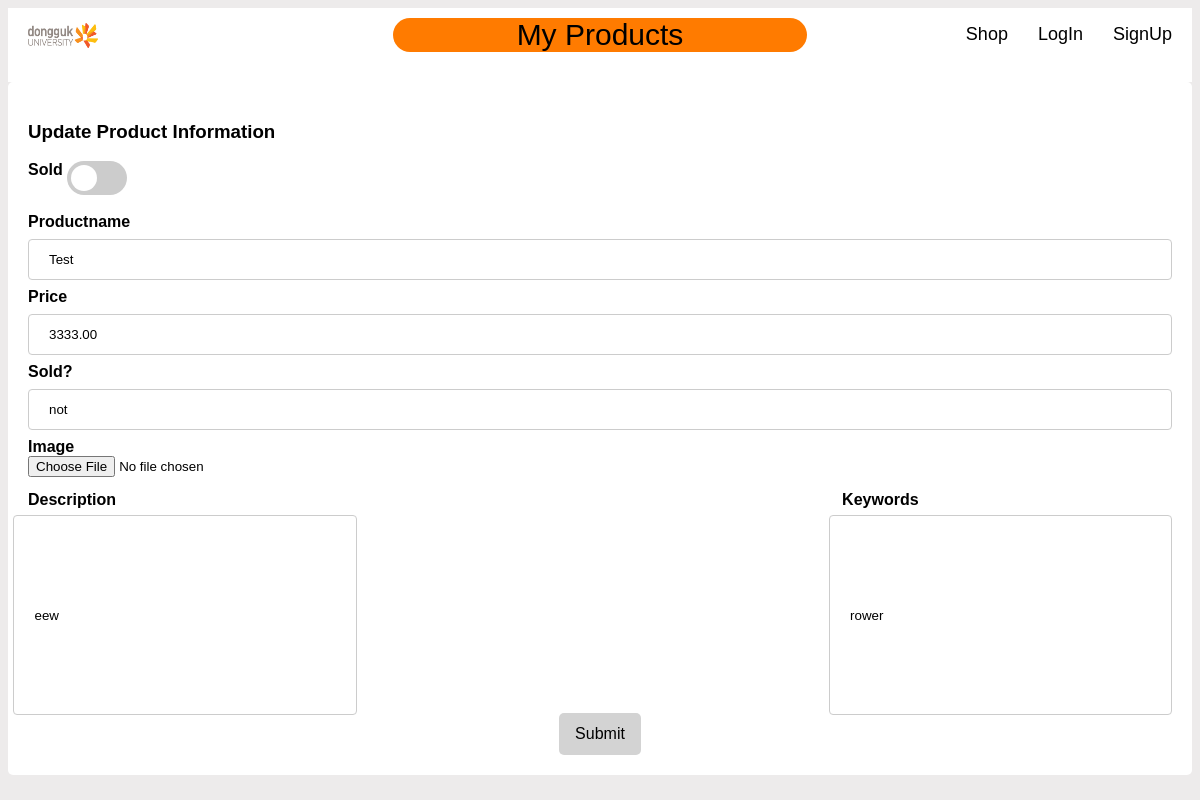
Before: /edit-product/1 with the older database file.
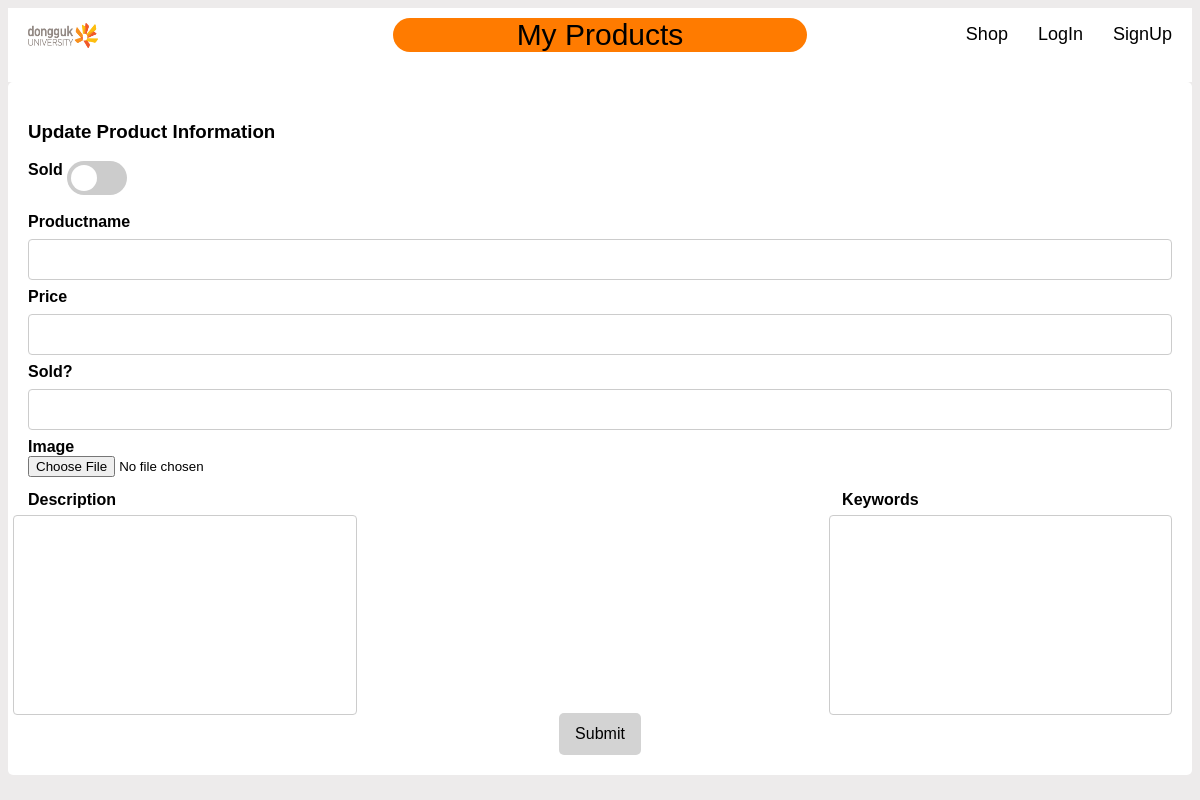
After: the same page with the newer database file.
### website/models.py (models this page shows, shortened)
class products(db.Model):
    id = db.Column(db.Integer, primary_key=True)
    name = db.Column(db.String(80), nullable=False)
    price = db.Column(db.Numeric(10,2), nullable=False)
    keywords = db.Column(db.String(200), nullable=False)
    description = db.Column(db.Text, nullable=False)
    sold = db.Column(db.String(80), nullable=True)
    user_id = db.Column(db.Integer, db.ForeignKey('user.id'))

### website/views.py (the view, shortened to what this page needs)
@views.route('/edit-product/<id>', methods = ['GET', 'POST'])
def edit_product(id):
    update_product = products.query.filter_by(id = id).first()
    return render_template('edit-product.html', user=current_user, product = update_product)

### website/templates/edit-product.html (shortened to what this page needs)
{% extends 'base.html' %}
{% block pageTitle %}
<p>My Products</p>
{% endblock %}
{% block content %}
<form action = "{{ url_for('views.edit_product', id = product.id) }}" method="POST">
    <h3>Update Product Information</h3>
    <label for="sold">Sold</label>
    <label class="switch">
        <span class="slider round"></span>
    </label>
    <br>
    <br>
    <label for="name">Productname</label>
    <input type = "name" name = "name" class="input" value={{ product.name }}></br>
    <label for="prics">Price</label>
    <input type = "price" name = "price" class="input" value={{ product.price }}></br>
    <label for="sold">Sold?</label>
    <input type = "sold" name = "sold" class="input" value={{ product.sold }}></br>
    <label for="image_1">Image</label>
    <br>
    <input type="file" name = "image_1" class="image_1">
    <br>
    <label for="description" class="label_description">Description</label>
    <input type = "description" name = "description" class="description" value={{ product.description }}>
    <label for="keywords" class="label_keywords">Keywords</label>
    <input type = "keywords" name = "keywords" class="keywords" value={{ product.keywords }}>
    <div class="Sbutton">
        <input type = "submit" vlaue = "submit" class="btn"></br>
    </div>
</form>
{% endblock %}

### website/templates/base.html (shortened to what this page needs)
<!DOCTYPE html>
<html lang="en">
    <head>
        <link rel="stylesheet" href="{{ url_for('static', filename='css/main.css')}}">
        <link rel="stylesheet" href="https://cdnjs.cloudflare.com/ajax/libs/font-awesome/4.7.0/css/font-awesome.min.css">
    </head>
<body>
    <nav>
        <div class="logo"><a href="/"><img src="/static/images/Logo.jpeg" width=70 height=25></a></div>
        <div class="pageTitle">
            {% block pageTitle %}
            {% endblock %}
        </div>
        <ul>
            {% if user.is_authenticated %}
            <li><a id="shop" href="/shop">Shop</a></li>
            <li><a id="user-products" href="/user-products">My Products</a></li>
            <li><a id="logout" href="/logout">Logout</a></li>
            {% else %}
            <li><a id="shop" href="/shop">Shop</a></li>
            <li><a id="login" href="/login">LogIn</a></li>
            <li><a id="sign-up" href="/sign-up">SignUp</a></li>
            {% endif %}
        </ul>
    </nav>
    <div class="container">
        {% block content %}
        {% endblock %}
    </div>
</body>
</html>

### website/static/css/main.css (style rules this page uses)
html { font-family: Verdana, Geneva, Tahoma, sans-serif; }
body { background-color: rgb(237, 235, 235); }
nav { background-color: white; overflow: auto; }
.logo { position: absolute; margin-top: 15px; margin-left: 20px; }
.pageTitle { padding: 0; margin: auto; margin-top: -20px; text-align: center; background: rgb(255, 123, 0); color: black; font-size: 30px; border-radius: 18px; width: 35%; }
ul { margin-top: -58px; margin-right: 5px; list-style-type: none; float: right; }
li { position: relative; float: left; padding-left: 15px; padding-right: 15px; }
li a { position: relative; color: black; text-align: center; text-decoration: none; font-size: large; }
.container { border-radius: 5px; padding: 20px; background-color: white; }
label { font-weight: bold; }
.input { width: 100%; padding: 12px 20px; margin: 8px 0; display: inline-block; border: 1px solid #ccc; border-radius: 4px; box-sizing: border-box; }
.description { position: relative; bottom: -30px; right: 107px; width: 30%; height: 200px; padding: 12px 20px; margin: 8px 0px; display: inline-block; border: 1px solid #ccc; border-radius: 4px; box-sizing: border-box; }
.keywords { position: relative; bottom: -30px; right: -280px; width: 30%; height: 200px; padding: 12px 20px; margin: 8px 0px; display: inline-block; border: 1px solid #ccc; border-radius: 4px; box-sizing: border-box; }
.label_keywords { position: relative; bottom: 85px; right: -374px; }
.label_description { position: relative; bottom: 85px; }
.switch { position: relative; display: inline-block; width: 60px; height: 34px; }
.slider { position: absolute; cursor: pointer; top: 0; left: 0; right: 0; bottom: 0; background-color: #ccc; -webkit-transition: .4s; transition: .4s; }
.slider:before { position: absolute; content: ""; height: 26px; width: 26px; left: 4px; bottom: 4px; background-color: white; -webkit-transition: .4s; transition: .4s; }
.slider.round { border-radius: 34px; }
.slider.round:before { border-radius: 50%; }
.btn { background-color: lightgray; border: none; border-radius: 5px; color: black; padding: 12px 16px; font-size: 16px; cursor: pointer; }
.Sbutton { text-align: center; margin-top: 20px; }

Changed rows visible on the page:
removed products: name "Test", price "3333.00", description "eew", keywords "rower"
Other visible differences:
form field sold: "not" → (not shown)
